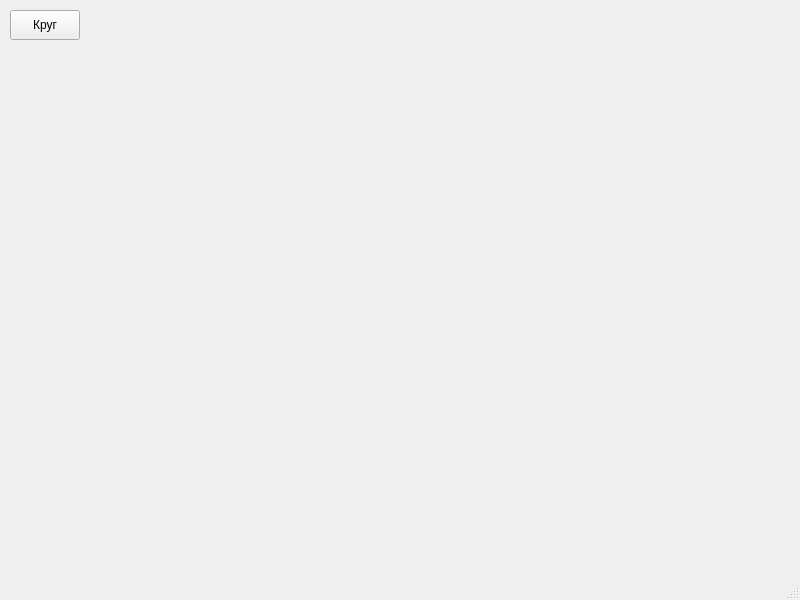
<?xml version="1.0" encoding="UTF-8"?>
<ui version="4.0">
 <class>MainWindow</class>
 <widget class="QMainWindow" name="MainWindow">
  <property name="geometry">
   <rect>
    <x>0</x>
    <y>0</y>
    <width>800</width>
    <height>600</height>
   </rect>
  </property>
  <property name="windowTitle">
   <string>MainWindow</string>
  </property>
  <widget class="QWidget" name="centralwidget">
   <widget class="QPushButton" name="pushButton">
    <property name="geometry">
     <rect>
      <x>10</x>
      <y>10</y>
      <width>70</width>
      <height>30</height>
     </rect>
    </property>
    <property name="text">
     <string>Круг</string>
    </property>
   </widget>
  </widget>
  <widget class="QMenuBar" name="menubar">
   <property name="geometry">
    <rect>
     <x>0</x>
     <y>0</y>
     <width>800</width>
     <height>18</height>
    </rect>
   </property>
  </widget>
  <widget class="QStatusBar" name="statusbar"/>
 </widget>
 <resources/>
 <connections/>
</ui>
